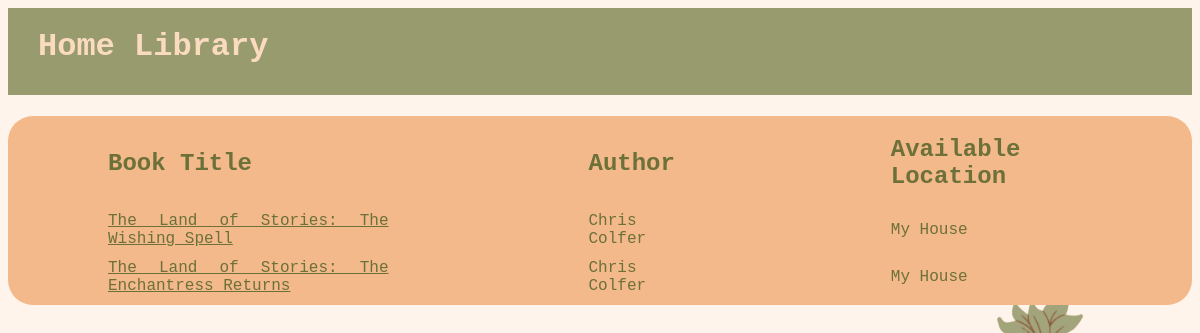
/database/, run on an earlier commit of the app's database.
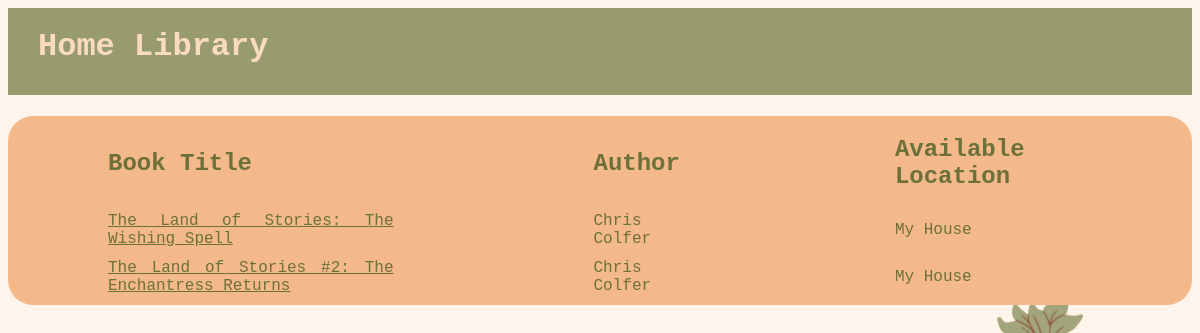
And on a later commit of the database.
### database/models.py (models this page shows, shortened)
class Book(models.Model):
    title = models.CharField(max_length=100)
    author = models.CharField(max_length=50)
    pub_date = models.DateField()
    summary = models.CharField(max_length=1000, null=True)
    isbn = models.IntegerField(null=True)
    copies = models.IntegerField(default=1)
    library = models.ForeignKey(LibraryBranch, on_delete=models.CASCADE, null=True)

class LibraryBranch(models.Model):
    branch_name = models.CharField(max_length=50)
    address = models.CharField(max_length=100)
    def __str__(self):
        return self.branch_name

### database/views.py (the view)
# urls.py: path("", views.index, name="index"),
def index(request):
    book_list = Book.objects.order_by("-title")
    template = loader.get_template("database/index.html")
    context = {
        "book_list": book_list,
    }
    return HttpResponse(template.render(context, request))

### database/templates/database/index.html
{% load static %}
<html>
    <head>
        <link rel="stylesheet" href="{% static 'index.css' %}">
    </head>
    <body>
        <h1>Home Library</h1>
        {% if book_list %}
        <table class="center">
            <tr>
                <th><h2>Book Title</h2></th>
                <th><h2>Author</h2></th>
                <th><h2>Available Location</h2></th>
            </tr>
            {% for book in book_list %}
            <tr>
                <td><a href="/database/{{ book.id }}/">{{ book.title }}</a></td>
                <td>{{book.author}}</td>
                <td>{{book.library}}</td>
            </tr>
            {% endfor %}
        </table>
        {% else %}
            <p>No books are available.</p>
        {% endif %}
    </body>
</html>

What changed in the data, as far as the page shows it:
changed Book: title "The Land of Stories: The Enchantress Returns" → "The Land of Stories #2: The Enchantress Returns"
